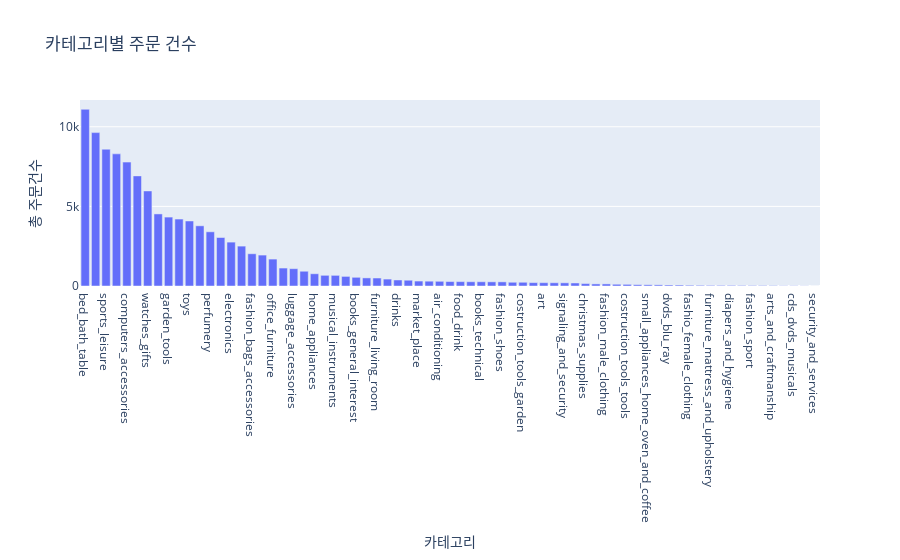

Notebook code cell kept with this figure:
### Code cell
# 카테고리별 주문 건수
df_1 = pd.pivot_table(data=df, index='category', values='customer_id', aggfunc='count')
df_1 = df_1.rename(columns = {'customer_id' : 'count'})
df_1 = df_1.sort_values(by='count', ascending=False)

px.bar(df_1, x=df_1.index, y='count',
       labels={"category":"카테고리","count":"총 주문건수"}, 
       title='카테고리별 주문 건수')

### Figure 1 — Plotly figure (JSON) as saved in the notebook; plotly's stock layout.template omitted (floating-point values rounded to 4 significant figures)
{"data": [{"alignmentgroup": "True", "hovertemplate": "카테고리=%{x}<br>총 주문건수=%{y}<extra></extra>", "legendgroup": "", "marker": {"color": "#636efa", "pattern": {"shape": ""}}, "name": "", "offsetgroup": "", "orientation": "v", "showlegend": false, "textposition": "auto", "type": "bar", "x": ["bed_bath_table", "health_beauty", "sports_leisure", "furniture_decor", "computers_accessories", "housewares", "watches_gifts", "telephony", "garden_tools", "auto", "toys", "cool_stuff", "perfumery", "baby", "electronics", "stationery", "fashion_bags_accessories", "pet_shop", "office_furniture", "consoles_games", "luggage_accessories", "construction_tools_construction", "home_appliances", "small_appliances", "musical_instruments", "home_construction", "books_general_interest", "food", "furniture_living_room", "home_confort", "drinks", "audio", "market_place", "construction_tools_lights", "air_conditioning", "kitchen_dining_laundry_garden_furniture", "food_drink", "industry_commerce_and_business", "books_technical", "fixed_telephony", "fashion_shoes", "home_appliances_2", "costruction_tools_garden", "agro_industry_and_commerce", "art", "computers", "signaling_and_security", "construction_tools_safety", "christmas_supplies", "fashion_underwear_beach", "fashion_male_clothing", "furniture_bedroom", "costruction_tools_tools", "tablets_printing_image", "small_appliances_home_oven_and_coffee", "cine_photo", "dvds_blu_ray", "books_imported", "fashio_female_clothing", "party_supplies", "furniture_mattress_and_upholstery", "music", "diapers_and_hygiene", "flowers", "fashion_sport", "home_comfort_2", "arts_and_craftmanship", "la_cuisine", "cds_dvds_musicals", "fashion_childrens_clothes", "security_and_services"], "xaxis": "x", "y": [11097, 9634, 8590, 8298, 7781, 6915, 5970, 4527, 4328, 4205, 4083, 3780, 3404, 3045, 2756, 2505, 2025, 1942, 1690, 1127, 1088, 927, 769, 671, 669, 603, 546, 509, 501, 434, 378, 363, 310, 302, 295, 279, 276, 268, 267, 261, 260, 235, 234, 212, 208, 203, 199, 189, 152, 131, 131, 109, 103, 83, 76, 72, 62, 60, 48, 43, 38, 38, 38, 33, 30, 30, 24, 14, 14, 8, 2], "yaxis": "y"}], "layout": {"barmode": "relative", "legend": {"tracegroupgap": 0}, "title": {"text": "카테고리별 주문 건수"}, "xaxis": {"anchor": "y", "domain": [0, 1], "title": {"text": "카테고리"}}, "yaxis": {"anchor": "x", "domain": [0, 1], "title": {"text": "총 주문건수"}}}}
